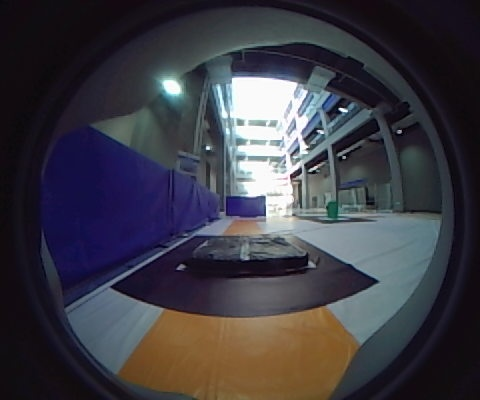
#> input picture Craic/13/go13_new/calibration_images/calibration_image_00.jpg, 480 x 400 px, given in place of the camera
$ python turning_judge.py
#> lines starting #> are read from the running program, lines starting #| are printed output that depends on the picture; after the words box and inside, x2 and y2 are one past the last pixel; in counts of white or black regions, pixels touching at a corner belong together
import cv2
import numpy as np

def preprocess_image(image):
    # 将图像转换为灰度
    gray = cv2.cvtColor(image, cv2.COLOR_BGR2GRAY)
    # 高斯模糊
    blurred = cv2.GaussianBlur(gray, (5, 5), 0)
    # 边缘检测
    edges = cv2.Canny(blurred, 50, 150)
    return edges

def detect_lines(image):
    # 霍夫直线变换检测线条
    lines = cv2.HoughLinesP(image, 1, np.pi/180, threshold=50, minLineLength=50, maxLineGap=10)
    return lines

def draw_lines(image, lines):
    if lines is not None:
        for line in lines:
            x1, y1, x2, y2 = line[0]
            cv2.line(image, (x1, y1), (x2, y2), (0, 255, 0), 1)

def set_roi(image):
    height, width = image.shape[:2]
    top_left_x = width // 4
    top_left_y = height // 4
    bottom_right_x = 3 * width // 4
    bottom_right_y = 3 * height // 4
    roi = image[top_left_y:bottom_right_y, top_left_x:bottom_right_x]
    return roi


def detect_intersection(lines):
    if lines is None:
        return False

    line_count = len(lines)
    if line_count > 2:
        angles = []
        for line in lines:
            x1, y1, x2, y2 = line[0]
            angle = np.arctan2(y2 - y1, x2 - x1) * 180 / np.pi
            angles.append(angle)

        for i in range(len(angles)):
            for j in range(i + 1, len(angles)):
                angle_diff = abs(angles[i] - angles[j])
                if 30 < angle_diff < 150:
                    return True
    return False

def turning_judge(frame):
    roi = set_roi(frame)
    edges = preprocess_image(roi)
    lines = detect_lines(edges)
    if detect_intersection(lines):
        print("Detected intersection in ROI")
        return 1


if __name__ == '__main__':
    # 使用示例
    cap = cv2.VideoCapture(0)  # 使用摄像头
    while True:
        ret, frame = cap.read()
#> frame is the input picture: shape (400, 480, 3); mean B, G, R 68.3, 60.1, 61.5
        if not ret:
            break
        if frame is None:
            print("Error: Unable to read the image")
        else:
            roi = set_roi(frame)
#> in set_roi, `roi = image[top_left_y:bottom_right_y, top_left_x:bottom_right_x]`:
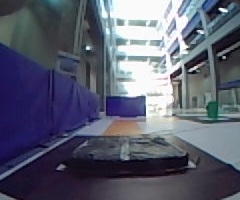
#> roi: shape (200, 240, 3); mean B, G, R 111, 94.6, 90.8
        edges = preprocess_image(roi)
#> in preprocess_image, `gray = cv2.cvtColor(image, cv2.COLOR_BGR2GRAY)`:
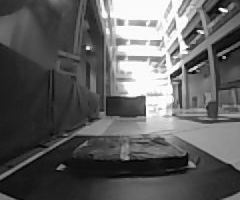
#> gray: shape (200, 240); min 1, max 255, mean 95.4
#> in preprocess_image, `blurred = cv2.GaussianBlur(gray, (5, 5), 0)`:
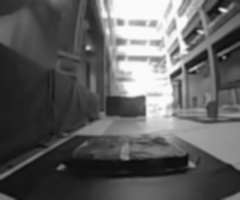
#> blurred: shape (200, 240); min 11, max 251, mean 95.3
#> in preprocess_image, `edges = cv2.Canny(blurred, 50, 150)`:
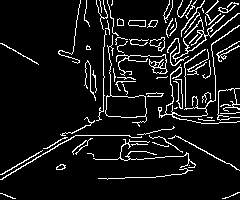
#> edges: shape (200, 240); 8.9% white in thin lines or dots
        lines = detect_lines(edges)
#> in detect_lines, `lines = cv2.HoughLinesP(image, 1, np.pi/180, threshold=50, minLineLeng..`: lines = 21 rows, first 6: [170, 83, 238, 45], [0, 174, 67, 137], [3, 177, 76, 135], [160, 73, 238, 3], [170, 79, 238, 41], [163, 129, 238, 169]
        if detect_intersection(lines):
#> in detect_intersection, `line_count = len(lines)`: line_count = 21
#> the loop in detect_intersection, `for line in lines:` made 21 passes
#> (x1, y1, x2, y2, angle) on passes 1 to 12: (170, 83, 238, 45, -29.2), (0, 174, 67, 137, -28.91), (3, 177, 76, 135, -29.91), (160, 73, 238, 3, -41.91), (170, 79, 238, 41, -29.2), (163, 129, 238, 169, 28.07), (175, 65, 237, 13, -39.99), (166, 77, 238, 25, -35.84), (103, 111, 103, 47, -90), (185, 119, 185, 10, -90), (152, 69, 204, 0, -53), (156, 73, 232, 2, -43.05)
#> after the loop in detect_intersection, `for line in lines:`: angles = [-29.2, -28.91, -29.91, -41.91, -29.2, 28.07, -39.99, -35.84, -90, -90, -53, -43.05, -45, -47.08, 45, -3.58, 0, 0.674, 0, -27.9, -45]
#> the loop in detect_intersection, `for i in range(len(angles)):` made 1 pass
            print("Detected intersection in ROI")
        draw_lines(roi, lines)
#> the loop in draw_lines, `for line in lines:` made 21 passes
#> (x1, y1, x2, y2) on passes 1 to 12: (170, 83, 238, 45), (0, 174, 67, 137), (3, 177, 76, 135), (160, 73, 238, 3), (170, 79, 238, 41), (163, 129, 238, 169), (175, 65, 237, 13), (166, 77, 238, 25), (103, 111, 103, 47), (185, 119, 185, 10), (152, 69, 204, 0), (156, 73, 232, 2)
#> after the loop in draw_lines, `for line in lines:`:
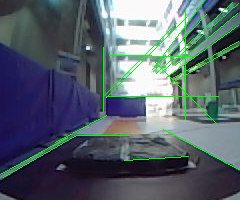
#> image: shape (200, 240, 3); mean B, G, R 106.7, 98.7, 87.1
        cv2.imshow('Frame', frame)
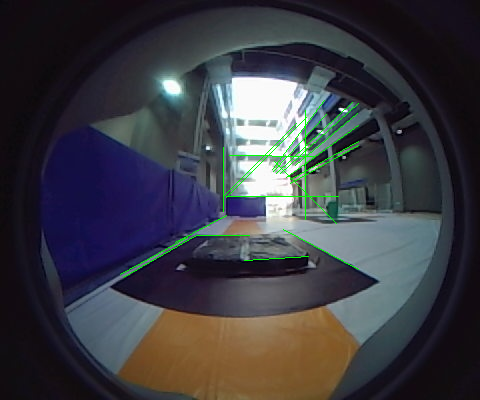
#> window 'Frame': shape (400, 480, 3); mean B, G, R 67.2, 61.1, 60.5
        cv2.imshow('ROI', roi)
        cv2.waitKey(0)
    cv2.destroyAllWindows()

$ run again, on Craic/13/go13_new/calibration_images/calibration_image_01.jpg
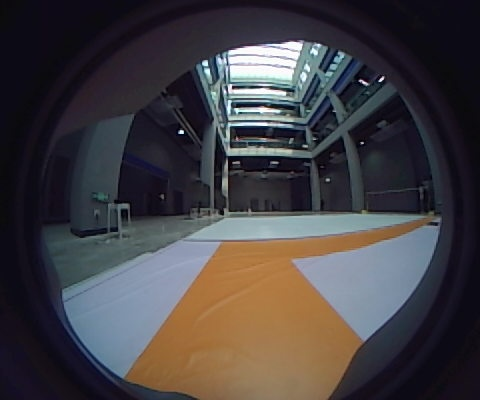
#> input picture Craic/13/go13_new/calibration_images/calibration_image_01.jpg, 480 x 400 px, given in place of the camera
#> frame is the input picture: shape (400, 480, 3); mean B, G, R 66.8, 63.7, 67.3
#> in preprocess_image, `edges = cv2.Canny(blurred, 50, 150)`:
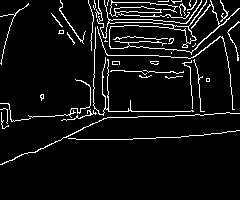
#> edges: shape (200, 240); 6.9% white in thin lines or dots, all inside (x1, y1, x2, y2) = (0, 0, 240, 165)
#> in detect_lines, `lines = cv2.HoughLinesP(image, 1, np.pi/180, threshold=50, minLineLeng..`: lines = 16 rows, first 6: [103, 118, 213, 114], [70, 111, 204, 111], [92, 13, 199, 18], [118, 139, 203, 135], [127, 46, 201, 51], [92, 124, 95, 29]
#> line_count = 16
#> the loop in detect_intersection, `for line in lines:` made 16 passes
#> (x1, y1, x2, y2, angle) on passes 1 to 8: (103, 118, 213, 114, -2.08), (70, 111, 204, 111, 0), (92, 13, 199, 18, 2.68), (118, 139, 203, 135, -2.69), (127, 46, 201, 51, 3.87), (92, 124, 95, 29, -88.19), (88, 3, 146, 2, -0.988), (107, 55, 158, 55, 0)
#> after the loop in detect_intersection, `for line in lines:`: angles = [-2.08, 0, 2.68, -2.69, 3.87, -88.19, -0.988, 0, 0.818, 0.971, 1.83, 1.01, 2.57, -42.22, -37.87, -25.53]
#> the loop in detect_intersection, `for i in range(len(angles)):` made 1 pass
#> the loop in draw_lines, `for line in lines:` made 16 passes
#> `cv2.imshow('Frame', frame)`:
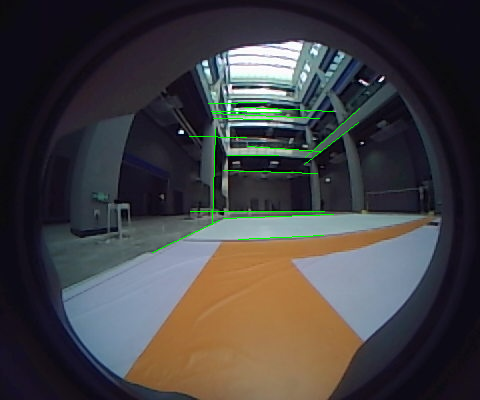
#> window 'Frame': shape (400, 480, 3); mean B, G, R 66.1, 64.7, 66.7

$ run again, on Craic/13/go13_new/calibration_images/calibration_image_02.jpg
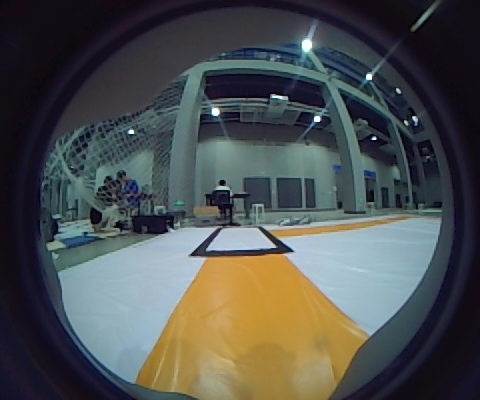
#> input picture Craic/13/go13_new/calibration_images/calibration_image_02.jpg, 480 x 400 px, given in place of the camera
#> frame is the input picture: shape (400, 480, 3); mean B, G, R 79.7, 80.6, 77.5
#> in preprocess_image, `edges = cv2.Canny(blurred, 50, 150)`:
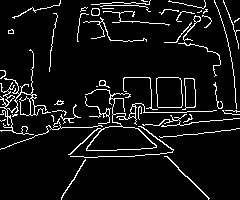
#> edges: shape (200, 240); 7.4% white in thin lines or dots
#> in detect_lines, `lines = cv2.HoughLinesP(image, 1, np.pi/180, threshold=50, minLineLeng..`: lines = [[99, 113, 239, 111], [113, 106, 191, 107], [137, 128, 209, 198], [70, 154, 130, 94], [148, 138, 239, 128], [0, 107, 73, 112], [96, 136, 128, 77], [0, 149, 71, 122], [86, 148, 130, 96], [154, 143, 208, 199], [124, 77, 178, 77]]
#> line_count = 11
#> the loop in detect_intersection, `for line in lines:` made 11 passes
#> (x1, y1, x2, y2, angle) on passes 1 to 8: (99, 113, 239, 111, -0.818), (113, 106, 191, 107, 0.735), (137, 128, 209, 198, 44.19), (70, 154, 130, 94, -45), (148, 138, 239, 128, -6.27), (0, 107, 73, 112, 3.92), (96, 136, 128, 77, -61.53), (0, 149, 71, 122, -20.82)
#> after the loop in detect_intersection, `for line in lines:`: angles = [-0.818, 0.735, 44.19, -45, -6.27, 3.92, -61.53, -20.82, -49.76, 46.04, 0]
#> the loop in detect_intersection, `for i in range(len(angles)):` made 1 pass
#> the loop in draw_lines, `for line in lines:` made 11 passes
#> `cv2.imshow('Frame', frame)`:
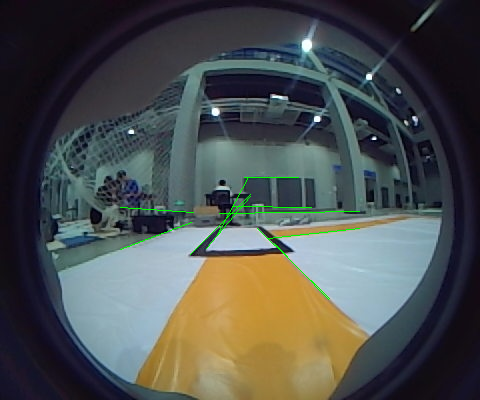
#> window 'Frame': shape (400, 480, 3); mean B, G, R 79.2, 81.1, 77.1

$ run again, on Craic/13/go13_new/calibration_images/calibration_image_03.jpg
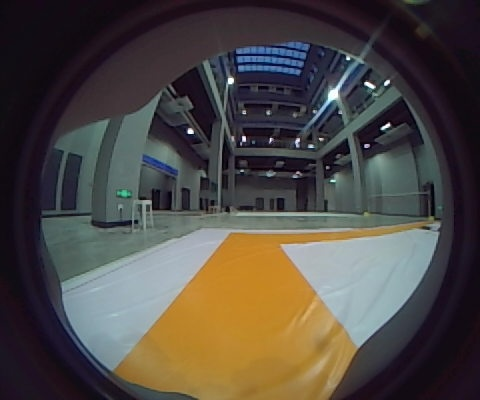
#> input picture Craic/13/go13_new/calibration_images/calibration_image_03.jpg, 480 x 400 px, given in place of the camera
#> frame is the input picture: shape (400, 480, 3); mean B, G, R 67.8, 72.8, 78.3
#> in preprocess_image, `edges = cv2.Canny(blurred, 50, 150)`:
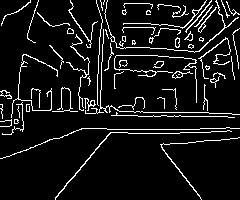
#> edges: shape (200, 240); 8.4% white in thin lines or dots
#> in detect_lines, `lines = cv2.HoughLinesP(image, 1, np.pi/180, threshold=50, minLineLeng..`: lines = 18 rows, first 6: [170, 57, 216, 0], [55, 198, 113, 129], [64, 110, 183, 112], [107, 129, 199, 129], [138, 116, 227, 116], [162, 149, 201, 199]
#> line_count = 18
#> the loop in detect_intersection, `for line in lines:` made 18 passes
#> (x1, y1, x2, y2, angle) on passes 1 to 8: (170, 57, 216, 0, -51.1), (55, 198, 113, 129, -49.95), (64, 110, 183, 112, 0.963), (107, 129, 199, 129, 0), (138, 116, 227, 116, 0), (162, 149, 201, 199, 52.05), (97, 109, 99, 37, -88.41), (0, 158, 85, 128, -19.44)
#> after the loop in detect_intersection, `for line in lines:`: angles = [-51.1, -49.95, 0.963, 0, 0, 52.05, -88.41, -19.44, -3.29, 3.22, 1.93, -5.26, -1.12, -36.87, 3.24, 1.76, -53, -50.19]
#> the loop in detect_intersection, `for i in range(len(angles)):` made 1 pass
#> the loop in draw_lines, `for line in lines:` made 18 passes
#> `cv2.imshow('Frame', frame)`:
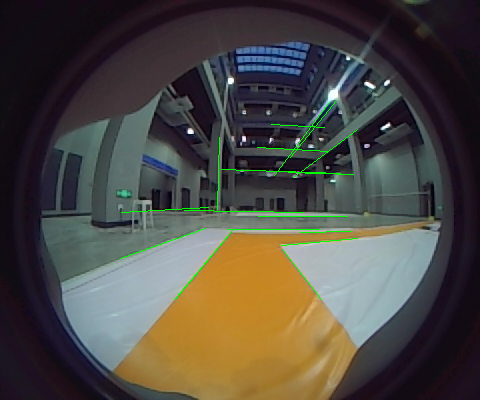
#> window 'Frame': shape (400, 480, 3); mean B, G, R 67.2, 73.9, 77.6
